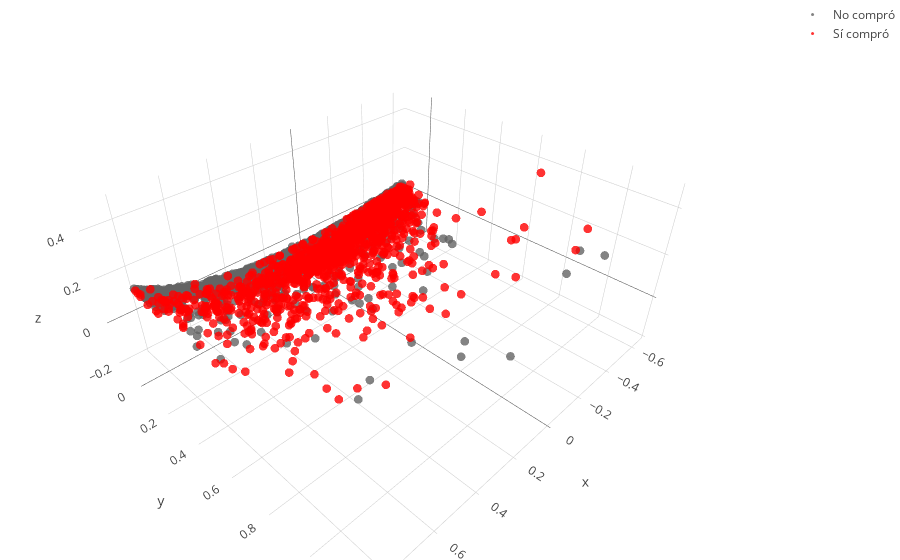

The notebook cell saved with this chart:
### Code cell
# Vamos a pasar los y=0 por un lado y los y=1 para poder diferenciarlos con un marcador

trace0= (go.Scatter3d(
    x= features_0[:,0],
    y= features_0[:,1],
    z= features_0[:,2],
    mode='markers',
    marker=dict(color='rgb(100, 100, 100)', size=3),
    opacity=0.8,
    name='No compró'))



trace1= (go.Scatter3d(
    x= features_1[:,0],
    y= features_1[:,1],
    z= features_1[:,2],
    mode='markers',
    marker=dict(color='rgb(255, 0, 0)', size=3),
    opacity=0.8,
    name='Sí compró'))

data = [trace0, trace1]
layout = go.Layout(
    margin=dict(
        l=0,
        r=0,
        b=0,
        t=0
    )
)
    
fig = go.Figure(data=data, layout=layout)
py.iplot(fig, filename='simple-3d-scatter')

### Figure 1 — Plotly figure (JSON) as saved in the notebook; plotly's stock layout.template omitted (floating-point values rounded to 4 significant figures; data arrays with more than 128 entries replaced by an {"elided": "..."} marker saying what was removed)
{"data": [{"marker": {"color": "rgb(100, 100, 100)", "size": 3}, "mode": "markers", "name": "No compró", "opacity": 0.8, "type": "scatter3d", "x": {"elided": "1715 float values"}, "y": {"elided": "1715 float values"}, "z": {"elided": "1715 float values"}}, {"marker": {"color": "rgb(255, 0, 0)", "size": 3}, "mode": "markers", "name": "Sí compró", "opacity": 0.8, "type": "scatter3d", "x": {"elided": "1285 float values"}, "y": {"elided": "1285 float values"}, "z": {"elided": "1285 float values"}}], "layout": {"margin": {"b": 0, "l": 0, "r": 0, "t": 0}}}
